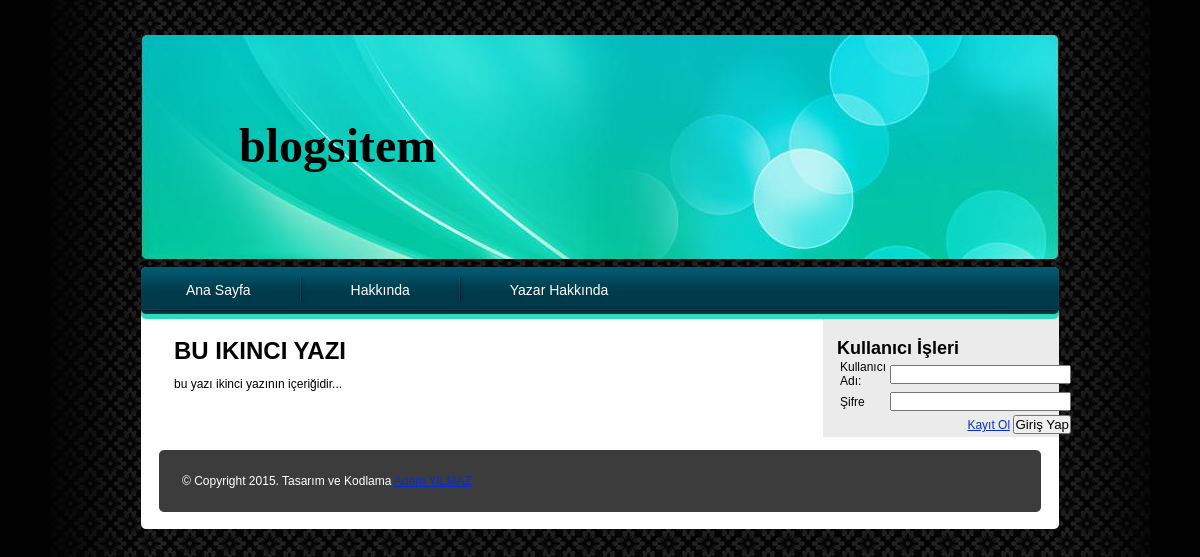
The page /icerik.php?isira=2 on the database its author committed.
### tables this page shows
CREATE TABLE `sayfalar` (
  `saysira` int(11) NOT NULL,
  `sayadi` text NOT NULL,
  `sayicerik` text NOT NULL
);

CREATE TABLE `yazilar` (
  `isira` int(11) NOT NULL,
  `ibaslik` text NOT NULL,
  `icerik` text NOT NULL
);

### ayar/ayar.php (called while the page is built, shortened)
<?php
function al($a)
{
	return mysql_fetch_array($a);
}
function bul($b,$normal=true)
{
if ($normal==true)
{
	return mysql_query($b);
}else
{
	return mysql_query($b) or die (mysql_error());
	}
}
?>

### icerik.php (the view, shortened to what this page needs)
<?php
include "ayar/ayar.php";
	if($_GET)
{
	$isira=$_GET["isira"];
		$yazioku=al(bul("Select * from yazilar where isira='$isira'"));
	}
else
{
	header("location:index.php");
}
?>
<!DOCTYPE html>
<html>
<head>
  <link href="css/style.css" rel="stylesheet" type="text/css">
</head>
<body>
<div class="main">
<div class="page">
<div class="header">
<h1><?php echo SiteAdi;?></h1>
</div>
<div class="topmenu">
<ul>
	<li style="background: transparent none repeat scroll 0% 50%; -moz-background-clip: initial; -moz-background-origin: initial; -moz-background-inline-policy: initial; padding-left: 0px;"><a href=index.php>Ana Sayfa</a></li>
<?php
$sayfala=bul("Select * from sayfalar");
while($sayfa=al($sayfala))
{
?>
<li><a href="sayfa.php?saysira=<?php echo $sayfa["saysira"];?>"><?php echo $sayfa["sayadi"];?></a></li>
<?php
}
?>
</ul>
</div>
<div class="content">
<div class="left-panel">
<div class="left-panel-in">
<h2 class="title"><?php echo $yazioku["ibaslik"];?></h2>
<p>&nbsp;</p>
<p><?php echo $yazioku["icerik"];?></p>
<p>&nbsp;</p>
</div>
</div>
<div class="right-panel">
<div class="right-row1">
<h3 class="subtitle">Kullanıcı İşleri</h3>
<p>
		<?php include "ayar/girisbolum.php";  ?>
</p>
</div>
</div>
</div>
<div class="footer">
<p>&copy; Copyright 2015. Tasarım ve Kodlama <a>Adem YILMAZ</a>
</p>
</div>
</div>
</div>
</body></html>

### css/style.css (style rules this page uses)
body { font-family: Arial, Helvetica, sans-serif; font-size: 12px; color: #000000; background-color: #020202; background-image: url(../images/body-rept.jpg); background-repeat: repeat-y; background-position: center top; margin: 35px 0px 0px 0px; }
h1, h2, h3, h4, h5, h6, p, ul, ol, li, form, input, textarea { padding: 0px; margin: 0px; }
a { color: #072FCF; text-decoration: underline; }
.main { width: 918px; margin: 0px auto; }
.page { width: 918px; float: left; }
.header { background-image: url(../images/header.jpg); background-repeat: no-repeat; background-position: left top; width: 918px; height: 232px; float: left; }
.header h1 { font-family: "Times New Roman", Times, serif; font-size: 48px; line-height: 48px; color: #000000; margin-top: 87px; margin-left: 98px; }
.topmenu { background-image: url(../images/menu-bg.jpg); background-repeat: no-repeat; background-position: left top; width: 918px; height: 52px; float: left; }
.topmenu ul { height: 47px; list-style-type: none; }
.topmenu ul li { background-image: url(../images/devider.jpg); background-repeat: no-repeat; background-position: left top; height: 47px; float: left; padding-left: 10px; }
.topmenu ul li a { font-family: Arial, Helvetica, sans-serif; font-size: 14px; line-height: 47px; color: #FFFFFF; text-decoration: none; padding-right: 45px; padding-left: 45px; }
.content { background-color: #FFFFFF; width: 918px; float: left; padding-bottom: 13px; }
.left-panel { width: 623px; float: left; padding-top: 20px; padding-left: 33px; }
.left-panel-in { width: 623px; float: left; }
.title { font-size: 24px; line-height: 100%; text-transform: uppercase; color: #000000; }
.subtitle { font-size: 18px; line-height: 100%; color: #000000; }
.right-panel { background-color: #ebebeb; width: 236px; float: right; padding-top: 20px; }
.right-row1 { clear: both; padding-left: 14px; }
.footer { line-height: 62px; background-image: url(../images/footer.jpg); background-repeat: no-repeat; background-position: left top; width: 841px; height: 79px; float: left; padding: 0px 36px 0px 41px; }
.footer p { font-size: 12px; color: #FFFFFF; float: left; }

### rows shown on the page
sayfalar: sayadi "Hakkında"
sayfalar: sayadi "Yazar Hakkında"
yazilar: ibaslik "BU IKINCI YAZI", icerik "bu yazı ikinci yazının içeriğidir..."

### other values the page prints
SiteAdi "blogsitem"
